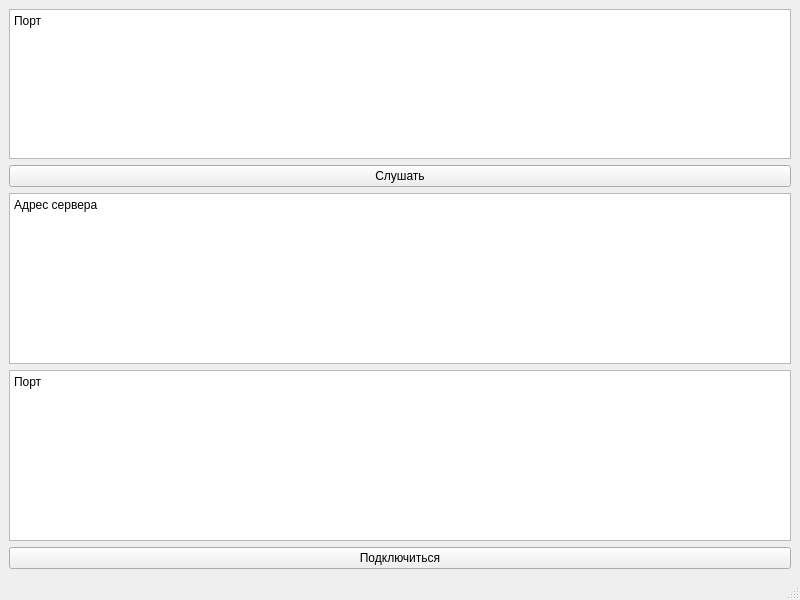
<?xml version="1.0" encoding="UTF-8"?>
<ui version="4.0">
 <class>MainWindow</class>
 <widget class="QMainWindow" name="MainWindow">
  <property name="geometry">
   <rect>
    <x>0</x>
    <y>0</y>
    <width>800</width>
    <height>600</height>
   </rect>
  </property>
  <property name="windowTitle">
   <string>MainWindow</string>
  </property>
  <widget class="QWidget" name="centralwidget">
   <layout class="QVBoxLayout" name="verticalLayout">
    <item>
     <layout class="QGridLayout" name="gridLayout_2">
      <item row="1" column="0">
       <widget class="QPushButton" name="set_listener">
        <property name="text">
         <string>Слушать</string>
        </property>
       </widget>
      </item>
      <item row="0" column="0">
       <widget class="QPlainTextEdit" name="listener_port">
        <property name="plainText">
         <string>Порт</string>
        </property>
       </widget>
      </item>
     </layout>
    </item>
    <item>
     <layout class="QGridLayout" name="gridLayout">
      <item row="4" column="0">
       <widget class="QPushButton" name="receive">
        <property name="text">
         <string>Подключиться</string>
        </property>
       </widget>
      </item>
      <item row="2" column="0">
       <widget class="QPlainTextEdit" name="server_port">
        <property name="plainText">
         <string>Порт</string>
        </property>
       </widget>
      </item>
      <item row="1" column="0">
       <widget class="QPlainTextEdit" name="server_address">
        <property name="plainText">
         <string>Адрес сервера</string>
        </property>
       </widget>
      </item>
     </layout>
    </item>
   </layout>
  </widget>
  <widget class="QMenuBar" name="menubar">
   <property name="geometry">
    <rect>
     <x>0</x>
     <y>0</y>
     <width>800</width>
     <height>18</height>
    </rect>
   </property>
  </widget>
  <widget class="QStatusBar" name="statusbar"/>
 </widget>
 <resources/>
 <connections/>
</ui>
